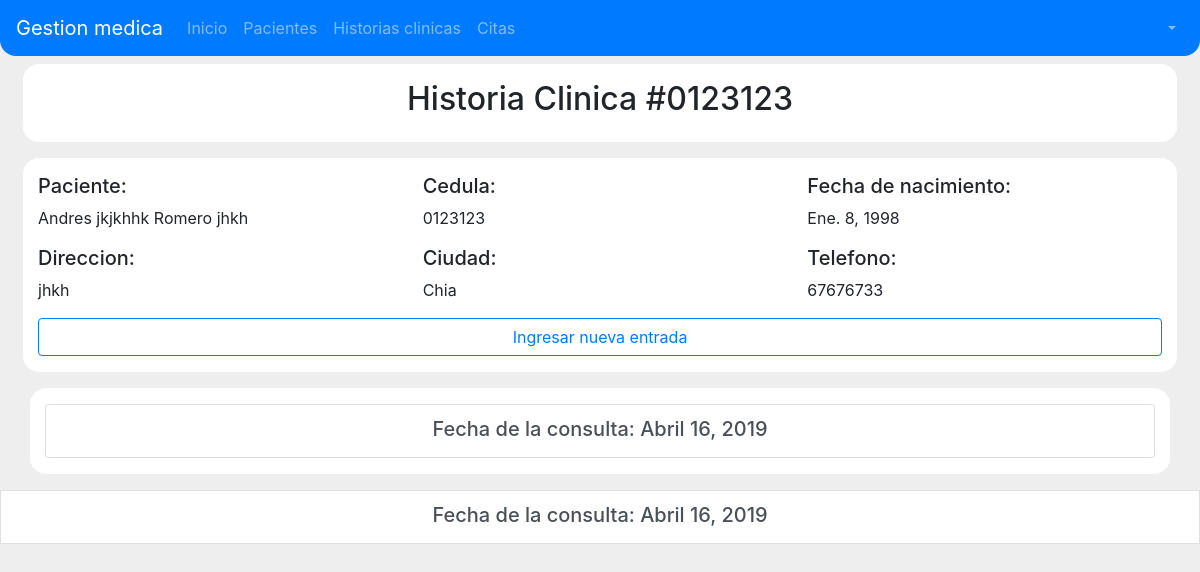
Screenshot of /historia-clinica/0123123 with the database file from the repository.
### historiasClinicas/models.py (models this page shows, shortened)
class Cabecera(models.Model):
    numero_historia = models.CharField(primary_key=True, max_length=15)
    paciente = models.OneToOneField(
        Paciente,
        on_delete=models.CASCADE,
    )

class Actualizacion(models.Model):
    seleccion = (
        ('si','Si'),
        ('no','No')
    )
    tipo_examen = (
        ('Pre-ingreso','Pre-ingreso'),
        ('Periodico','Periodico'),
        ('Egreso','Egreso'),
        ('Cambio labor','Cambio labor'),
        ('Reincorporacion laboral','Reincorporacion laboral'),
        ('Rev. Paraclinicos','Rev. Paraclinicos'),
        ('Manipulacion de alimentos','Manipulacion de alimentos'),
    )
    conceptos_valoracion_medica = (
        ('Apto para desempeñar el cargo sin patologia aparente','Apto para desempeñar el cargo sin patologia aparente'),
        ('Apto para desempañar el cargo con patologia que no limita la labor','Apto para desempañar el cargo con patologia que no limita la labor'),
        ('Apto con restricciones o adaptaciones para la labor','Apto con restricciones o adaptaciones para la labor'),
        ('Aplazado','Aplazado'),
        ('Apto para labor el alturas','Apto para labor el alturas'),
        ('Apto para continuar desempeñando su labor','Apto para continuar desempeñando su labor'),
        ('Examen de retiro','Examen de retiro'),
        ('Apto para manipulación de alimentos','Apto para manipulación de alimentos'),
    )
    restr_laborales = (
        ('no se encuentra','No se encuentra'),
        ('transitorias','Transitorias'),
        ('tiempo','Tiempo'),
        ('permanentes','Permanentes'),
    )
    remitenicia = (
        ('ninguno', 'Ninguno'),
        ('se remite EPS','Se remite a EPS'),
        ('continuar manejo medico EPS','Continuar manejo medico por EPS'),
        ('se remite ARL','Se remite a ARL'),
    )
    opciones_sistema_epidemiologico_ocupacional = (
        ('ergonomico','Ergonómico'),
        ('Psicosocial','Psicosocial'),
        ('auditivo','Autitivo'),
        ('visual','Visual'),
        ('respiratorio','Respitatorio'),
        ('biologico','Biológico'),
        ('quimico','Quimico'),
        ('accidente trabajo','Accidente de trabajo'),
        ('otro','Otro'),
        ('ninguno','Ninguno'),
    )
    fecha_actualizacion = models.DateField(auto_now=True)
    cabecera = models.ForeignKey(
        Cabecera,
        on_delete=models.CASCADE,
    )
    empresa = models.CharField(max_length=100)
    cargo_aspirado = models.CharField(max_length=150)
    eps = models.CharField(max_length=100, verbose_name='EPS')
    arl = models.CharField(max_length=100, verbose_name='ARL')
    examen_actual = models.CharField(max_length=50, choices=tipo_examen, verbose_name='Examen')
    antecedentes_personales=models.TextField()
    antecedentes_laborales=models.TextField()
    antecedentes_familiares=models.TextField()
    antecedentes_ginecobstetricos=models.TextField()
    ta=models.CharField(max_length=9, verbose_name='TA')
    fc=models.IntegerField(verbose_name='FC')
    fr=models.IntegerField(verbose_name='FR')
    peso=models.DecimalField(max_digits=5,decimal_places=2)
    talla=models.DecimalField(max_digits=5,decimal_places=2)
    imc=models.DecimalField(max_digits=60,decimal_places=2,verbose_name='IMC')
    cabeza_y_cuello=models.CharField(max_length=500)
    sentidos=models.CharField(max_length=500)
    cardiopulmonar=models.CharField(max_length=500)
    abdomen=models.CharField(max_length=500)
    osteomuscular=models.CharField(max_length=500)
    neurologico=models.CharField(max_length=500)
    esfera_mental=models.CharField(max_length=500)
    valoracion_medica= models.CharField(
        max_length=50,
        choices=conceptos_valoracion_medica,
        verbose_name='Concepto de valoracion medica',
    )
    secuela_acci_trab=models.CharField(
        max_length=2,
        choices=seleccion,
        verbose_name='Secuela accidente de trabajo'
    )
    enfer_pro=models.CharField(
        max_length=2,
        choices=seleccion,
        verbose_name='Enfermedad profesional'
    )
    enfer_rel_trabajo=models.CharField(
        max_length=2,
        choices=seleccion,
        verbose_name='Enfermedad relacionada con el trabajo'
    )
    fecha_dxco = models.DateField(blank=True,null=True, verbose_name='Fecha del diagnostico')
    fecha_at = models.DateField(blank=True,null=True, verbose_name='Fecha accidente de trabajo')
    resultados_laboratorio=models.TextField(verbose_name='Resultados de laboratorio')
    restricciones_laborales = models.CharField(max_length=50, choices=restr_laborales)
    remite = models.CharField(max_length=50, choices=remitenicia, verbose_name='Se remite a')
    otras=models.TextField(verbose_name='Recomendaciones para la empresa')
    observaciones=models.TextField(verbose_name='Observaciones')
    ingreso_sis_epidem_ocup = models.CharField(
        max_length=50,
        choices=opciones_sistema_epidemiologico_ocupacional,
        verbose_name='Ingresar al trabajador examinado al Sistema de Vigilancia Epidemiológica Ocupacional'
    )

### pacientes/models.py (models this page shows, shortened)
class Paciente(models.Model):
    estados_civiles = (
        ('soltero', 'Soltero/a'),
        ('casado', 'Casado/a'),
        ('union libre', 'Union libre'),
        ('viudo', 'Viudo/a'),
        ('divorciado', 'Divorciado/a'),
        ('comprometido', 'Comprometido/a')
    )
    sexos = (
        ('masculino', 'Masculino'),
        ('femenino', 'Femenino'),
        ('otro', 'Otro')
    )
    cedula = models.CharField(primary_key=True, max_length=11)
    primer_nombre = models.CharField(max_length=15)
    segundo_nombre = models.CharField(max_length=15, blank=True)
    primer_apellido = models.CharField(max_length=15)
    segundo_apellido = models.CharField(max_length=15)
    direccion = models.CharField(max_length=100)
    ciudad = models.CharField(max_length=50)
    fecha_nacimiento = models.DateField()
    estado_civil = models.CharField(max_length=50, choices=estados_civiles)
    telefono = models.CharField(max_length=10)
    sexo = models.CharField(max_length=15, choices=sexos, default='sexo')
    foto = models.ImageField()

### historiasClinicas/views.py (the view)
# urls.py: re_path(r'^historia-clinica/(?P<pk>\d+)$', historia_paciente, name='historia_paciente'),
def historia_paciente(request, pk):
    cabecera = get_object_or_404(Cabecera, paciente=pk)
    paciente = get_object_or_404(Paciente, cedula=pk)
    actualizaciones = Actualizacion.objects.filter(cabecera=cabecera.numero_historia)
    context = {
        'cabecera': cabecera,
        'paciente': paciente,
        'actualizaciones':actualizaciones
    }
    return render(request, 'historiasClinicas/historia_clinica.html', context)

### templates/historiasClinicas/historia_clinica.html
{% extends 'base.html' %}
{% load staticfiles %}
{% block style_content %}
    <link rel="stylesheet" href="{% static 'css/historiaClinica.css' %}">
{% endblock style_content %}
{% block content %}
    <section id="section-container">
        <div class="container-fluid">
            <div class="row ml-2 mr-2 fila">
                <div class="col-12 column text-center">
                    <h2>Historia Clinica #{{ cabecera.numero_historia }}</h2>
                </div>
            </div>
        </div>
    </section>
    <section id="section-container">
        <div class="container-fluid">
            <div class="row ml-2 mr-2 fila">
                <div class="col-12 col-md-6 col-lg-4">
                    <h5>Paciente:</h6>
                    <p>{{ paciente.primer_nombre }} {{ paciente.segundo_nombre }} {{ paciente.primer_apellido }} {{ paciente.segundo_apellido }}</p>
                </div>
                <div class="col-12 col-md-6 col-lg-4">
                    <h5>Cedula:</h6>
                    <p>{{ paciente.cedula }}</p>
                </div>
                <div class="col-12 col-md-6 col-lg-4">
                    <h5>Fecha de nacimiento: </h6>
                    <p>{{ paciente.fecha_nacimiento }}</p>
                </div>
                <div class="col-12 col-md-6 col-lg-4">
                    <h5>Direccion: </h6>
                    <p>{{ paciente.direccion }}</p>
                </div>
                <div class="col-12 col-md-6 col-lg-4">
                    <h5>Ciudad: </h6>
                        <p>{{ paciente.ciudad }}</p>
                </div>
                <div class="col-12 col-md-6 col-lg-4">
                    <h5>Telefono: </h6>
                        <p>{{ paciente.telefono }}</p>
                </div>
                <div class="col-12">
                    <a href="{% url 'historias_clinicas:crear_actualizacion' pk=paciente.cedula %}" class="btn btn-outline-primary btn-block"> Ingresar nueva entrada </a>
                </div>
            </div>
        </div>
    </section>
    <section id="section-container">
        <div class="container">
            <div class="row fila">
                <div class="col-12">
                    <div class="list-group">
                        {% for actualizacion in actualizaciones %}
                        <a href="{% url 'historias_clinicas:detalle_actualizacion' pk=paciente.cedula pk_A=actualizacion.pk %}" class="list-group-item list-group-item-action flex-column">
                            <div class="d-flex w-100 justify-content-center">
                            <h5 class="mb-1 text-center">Fecha de la consulta: {{actualizacion.fecha_actualizacion}}</h5>
                            </div>
                        </a>
                    </div>
                </div>
            </div>
        </div>
    </section>
    {% endfor %}
{% endblock content %}

### static/css/base.css (style rules this page uses)
* { font-size: 16px; }
body { background-color: #eee; }

### historiasClinicas/static/css/historiaClinica.css (style rules this page uses)
#section-container { margin: 1em 0; }
.fila { padding: 1em 0; background: white; border-radius: 1em; }

### rows the page displays
Cabecera: numero_historia "0123123"
Paciente: primer_nombre "Andres", segundo_nombre "jkjkhhk", primer_apellido "Romero", segundo_apellido "jhkh", cedula "0123123", fecha_nacimiento "Ene. 8, 1998", direccion "jhkh", ciudad "Chia", telefono "67676733"
Actualizacion: fecha_actualizacion "Abril 16, 2019"
Actualizacion: fecha_actualizacion "Abril 16, 2019"
